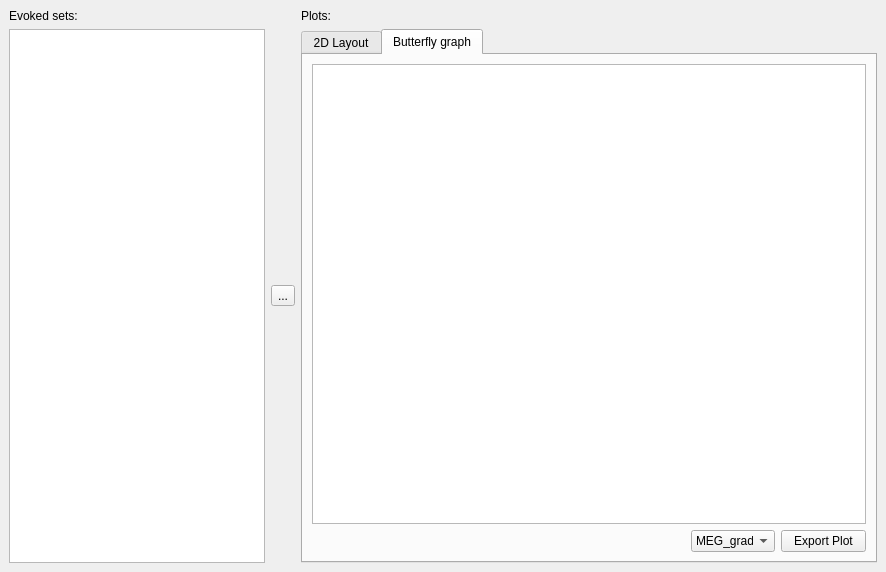
<?xml version="1.0" encoding="UTF-8"?>
<ui version="4.0">
 <class>AverageWindow</class>
 <widget class="QDockWidget" name="AverageWindow">
  <property name="geometry">
   <rect>
    <x>0</x>
    <y>0</y>
    <width>886</width>
    <height>572</height>
   </rect>
  </property>
  <property name="allowedAreas">
   <set>Qt::BottomDockWidgetArea|Qt::TopDockWidgetArea</set>
  </property>
  <property name="windowTitle">
   <string>Average manager</string>
  </property>
  <widget class="QWidget" name="dockWidgetContents">
   <layout class="QHBoxLayout" name="horizontalLayout">
    <item>
     <layout class="QGridLayout" name="gridLayout_4">
      <property name="topMargin">
       <number>0</number>
      </property>
      <property name="verticalSpacing">
       <number>6</number>
      </property>
      <item row="0" column="0" colspan="2">
       <widget class="QLabel" name="m_label_EvokedSets">
        <property name="sizePolicy">
         <sizepolicy hsizetype="Preferred" vsizetype="Fixed">
          <horstretch>0</horstretch>
          <verstretch>0</verstretch>
         </sizepolicy>
        </property>
        <property name="text">
         <string>Evoked sets:</string>
        </property>
       </widget>
      </item>
      <item row="0" column="3">
       <widget class="QLabel" name="label">
        <property name="sizePolicy">
         <sizepolicy hsizetype="Preferred" vsizetype="Fixed">
          <horstretch>0</horstretch>
          <verstretch>0</verstretch>
         </sizepolicy>
        </property>
        <property name="text">
         <string>Plots:</string>
        </property>
       </widget>
      </item>
      <item row="1" column="3">
       <widget class="QTabWidget" name="tabWidget">
        <property name="currentIndex">
         <number>1</number>
        </property>
        <widget class="QWidget" name="tab">
         <attribute name="title">
          <string>2D Layout</string>
         </attribute>
         <layout class="QGridLayout" name="gridLayout_2">
          <item row="0" column="0">
           <layout class="QGridLayout" name="gridLayout">
            <item row="1" column="2">
             <widget class="QPushButton" name="m_pushButton_exportLayoutPlot">
              <property name="sizePolicy">
               <sizepolicy hsizetype="Fixed" vsizetype="Fixed">
                <horstretch>85</horstretch>
                <verstretch>0</verstretch>
               </sizepolicy>
              </property>
              <property name="minimumSize">
               <size>
                <width>85</width>
                <height>0</height>
               </size>
              </property>
              <property name="maximumSize">
               <size>
                <width>85</width>
                <height>16777215</height>
               </size>
              </property>
              <property name="text">
               <string>Export plot</string>
              </property>
             </widget>
            </item>
            <item row="0" column="0" colspan="3">
             <widget class="QGraphicsView" name="m_graphicsView_layout"/>
            </item>
            <item row="1" column="0">
             <spacer name="horizontalSpacer_2">
              <property name="orientation">
               <enum>Qt::Horizontal</enum>
              </property>
              <property name="sizeHint" stdset="0">
               <size>
                <width>40</width>
                <height>20</height>
               </size>
              </property>
             </spacer>
            </item>
            <item row="1" column="1">
             <widget class="QComboBox" name="m_comboBox_layoutChannelKind">
              <property name="minimumSize">
               <size>
                <width>84</width>
                <height>0</height>
               </size>
              </property>
              <property name="maximumSize">
               <size>
                <width>84</width>
                <height>16777215</height>
               </size>
              </property>
              <item>
               <property name="text">
                <string>All</string>
               </property>
              </item>
              <item>
               <property name="text">
                <string>MEG_grad</string>
               </property>
              </item>
              <item>
               <property name="text">
                <string>MEG_mag</string>
               </property>
              </item>
              <item>
               <property name="text">
                <string>EEG</string>
               </property>
              </item>
             </widget>
            </item>
           </layout>
          </item>
         </layout>
        </widget>
        <widget class="QWidget" name="tab_3">
         <attribute name="title">
          <string>Butterfly graph</string>
         </attribute>
         <layout class="QGridLayout" name="gridLayout_6">
          <item row="0" column="0">
           <layout class="QGridLayout" name="gridLayout_5">
            <item row="1" column="2">
             <widget class="QPushButton" name="m_pushButton_exportButterflyPlot">
              <property name="sizePolicy">
               <sizepolicy hsizetype="Fixed" vsizetype="Fixed">
                <horstretch>0</horstretch>
                <verstretch>0</verstretch>
               </sizepolicy>
              </property>
              <property name="minimumSize">
               <size>
                <width>85</width>
                <height>0</height>
               </size>
              </property>
              <property name="maximumSize">
               <size>
                <width>85</width>
                <height>16777215</height>
               </size>
              </property>
              <property name="text">
               <string>Export Plot</string>
              </property>
             </widget>
            </item>
            <item row="1" column="1">
             <widget class="QComboBox" name="m_comboBox_channelKind">
              <property name="minimumSize">
               <size>
                <width>84</width>
                <height>0</height>
               </size>
              </property>
              <property name="maximumSize">
               <size>
                <width>84</width>
                <height>16777215</height>
               </size>
              </property>
              <item>
               <property name="text">
                <string>MEG_grad</string>
               </property>
              </item>
              <item>
               <property name="text">
                <string>MEG_mag</string>
               </property>
              </item>
              <item>
               <property name="text">
                <string>EEG</string>
               </property>
              </item>
             </widget>
            </item>
            <item row="0" column="0" colspan="3">
             <widget class="QGraphicsView" name="m_graphicsView_butterflyPlot"/>
            </item>
            <item row="1" column="0">
             <spacer name="horizontalSpacer">
              <property name="orientation">
               <enum>Qt::Horizontal</enum>
              </property>
              <property name="sizeHint" stdset="0">
               <size>
                <width>40</width>
                <height>20</height>
               </size>
              </property>
             </spacer>
            </item>
           </layout>
          </item>
         </layout>
        </widget>
       </widget>
      </item>
      <item row="1" column="0" colspan="2">
       <widget class="QTableView" name="m_tableView_loadedSets">
        <property name="sizePolicy">
         <sizepolicy hsizetype="Fixed" vsizetype="Preferred">
          <horstretch>0</horstretch>
          <verstretch>0</verstretch>
         </sizepolicy>
        </property>
        <property name="selectionMode">
         <enum>QAbstractItemView::SingleSelection</enum>
        </property>
        <property name="selectionBehavior">
         <enum>QAbstractItemView::SelectRows</enum>
        </property>
       </widget>
      </item>
      <item row="1" column="2">
       <widget class="QToolButton" name="m_toolbutton_addAverage">
        <property name="text">
         <string>...</string>
        </property>
       </widget>
      </item>
     </layout>
    </item>
   </layout>
  </widget>
 </widget>
 <resources/>
 <connections/>
</ui>
